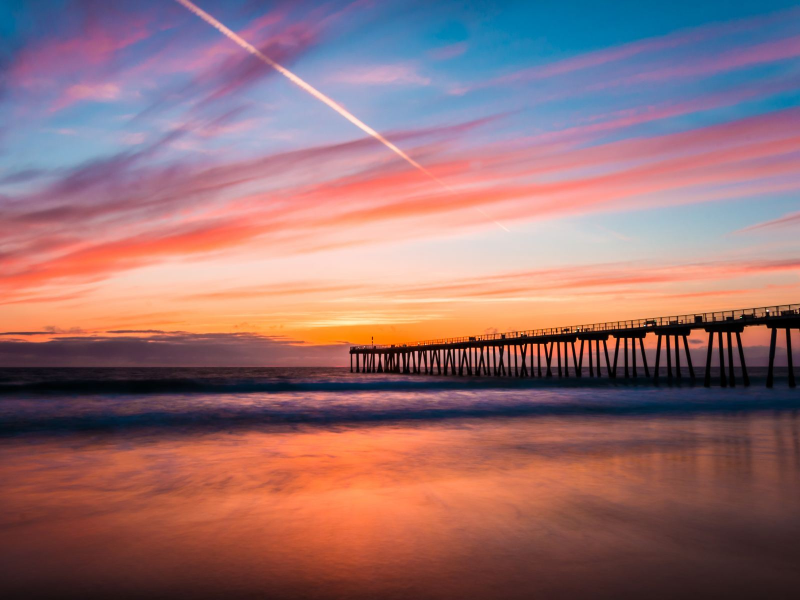
#> input picture data/training/sunset_1.jpg, 1600 x 1200 px, found by its file name (shown at 1/2 size)
$ jupyter execute clustering.ipynb
#> lines starting #> are read from the running program, lines starting #| are printed output that depends on the picture
# clustering

because ultimately we're trying to pick out color clusters, right?

[cell 1]
from PIL import Image
import numpy as np
import pandas as pd

[cell 2]
sunset = Image.open('./data/training/sunset_1.jpg')
#> sunset is the input picture: PIL image 1600x1200 RGB; mean R, G, B 148.9, 110.9, 114.2
sampled_image = np.array(sunset.resize((100, 75))).reshape((7500, 3))

[cell 3]
from sklearn.cluster import DBSCAN, OPTICS

[cell 4]
from matplotlib import pyplot as plt

[cell 5]
sampled_image.shape
#> Out = (7500, 3)

### DBSCAN and OPTICS

i do both together because they have the same interface

[cell 6]
with np.errstate(divide='ignore'):
    op = OPTICS(min_samples=20).fit(sampled_image)
    db = DBSCAN(min_samples=5, eps=.25).fit(sampled_image)

[cell 7]
op_labels = op.labels_
#> op_labels = 7500 values, max 39 at index 4141, min -1 at index 0, mean 3.14
db_labels = db.labels_
#> db_labels = 7500 values, max 5 at index 7099, min -1 at index 0, mean -0.985
n_op_clusters = len(np.unique(op_labels))
#> n_op_clusters = 41
n_db_clusters = len(np.unique(db_labels))
#> n_db_clusters = 7

[cell 8]
op_unique, op_counts = np.unique(op_labels, return_counts=True)
#> op_unique = 41 values from -1 to 39; op_counts = 41 values, max 6039 at index 0, min 22 at index 7, mean 182.9
db_unique, db_counts = np.unique(db_labels, return_counts=True)
#> db_unique = [-1, 0, 1, 2, 3, 4, 5]; db_counts = [7468, 5, 5, 6, 5, 5, 6]

[cell 9]
op_unique_counts = list(zip(op_counts, op_unique))
#> op_unique_counts = 41 pairs, first value 22 to 6039, second value -1 to 39
db_unique_counts = list(zip(db_counts, db_unique))
#> db_unique_counts = [(7468, -1), (5, 0), (5, 1), (6, 2), (5, 3), (5, 4), (6, 5)]

[cell 10]
print(f'OP: {op_unique_counts[:5]}')
#| OP: [(6039, -1), (31, 0), (42, 1), (33, 2), (23, 3)]
print(f'DB: {db_unique_counts[:5]}')
#| DB: [(7468, -1), (5, 0), (5, 1), (6, 2), (5, 3)]

ultimately DBSCAN just puts too many things in the -1 cluster for it to be usable

OPTICS puts a lot in there too but it at least seems like it can be tuned

[cell 11]
top_op_labels = [x[1] for x in sorted(op_unique_counts, reverse=True)[0:10]]
#> top_op_labels = [-1, 20, 30, 14, 34, 13, 35, 29, 9, 26]
top_db_labels = [x[1] for x in sorted(db_unique_counts, reverse=True)[0:10]]
#> top_db_labels = [-1, 5, 2, 4, 3, 1, 0]

[cell 12]
df = pd.DataFrame(sampled_image)
#> df = table of 7500 rows and 3 columns
df.columns = ['R', 'G', 'B']
df['OP'] = op_labels
df['DB'] = db_labels

[cell 13]
df[['R', 'G', 'B']].hist(bins=10)
plt.show()
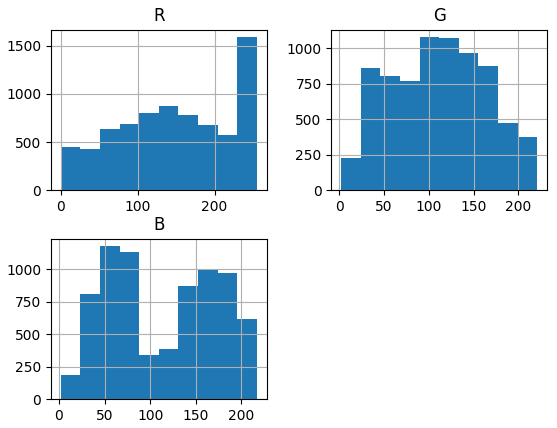
#> figure drawn by matplotlib, 3 panels; panel 1: tallest bar 1586 high, from x = 229.5 to 255; panel 2: tallest bar 1078 high, from x = 89.6 to 111.5; panel 3: tallest bar 1178 high, from x = 45 to 66.5

[cell 14]
op_df = df.groupby(['OP']).filter(lambda x: len(x) < 1000)
#> op_df = table of 1461 rows and 5 columns

[cell 15]
op_avg = pd.DataFrame([op_df[op_df.OP == x].describe().loc['mean'] for x in top_op_labels])
#> op_avg = table of 10 rows and 5 columns

[cell 16]
op_avg[['R', 'G', 'B']].hist(bins=10)
plt.show()
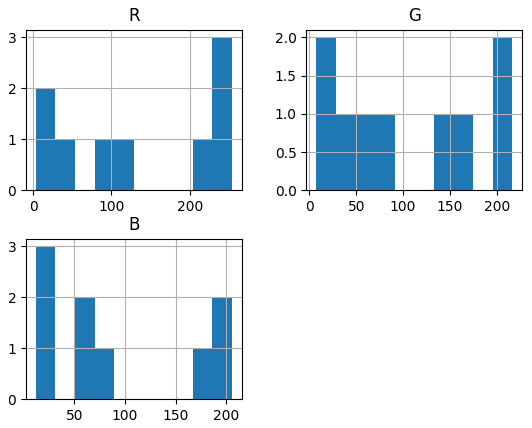
#> figure drawn by matplotlib, 3 panels; panel 1: tallest bar 3 high, from x = 228.9 to 253.9; panel 3: tallest bar 3 high, from x = 11.73 to 31.12

$ run again, with data/training/sunset_2.jpg copied over data/training/sunset_1.jpg
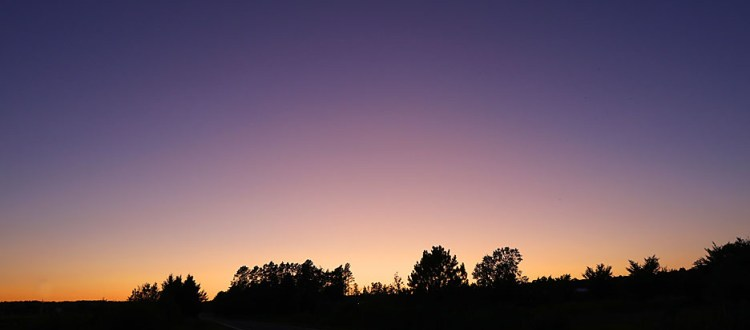
#> input picture data/training/sunset_2.jpg, 750 x 330 px, found by its file name
#> sunset is the input picture: PIL image 750x330 RGB; mean R, G, B 107.6, 87.6, 102.7
#> op_labels = 7500 values, max 44 at index 7073, min -1 at index 0, mean 5.01
#> db_labels = 7500 values, max 190 at index 7206, min -1 at index 0, mean 28.76
#> n_op_clusters = 46
#> n_db_clusters = 192
#> op_unique = 46 values from -1 to 44; op_counts = 46 values, max 5629 at index 0, min 20 at index 1, mean 163
#> db_unique = 192 values from -1 to 190; db_counts = 192 values, max 5397 at index 0, min 5 at index 1, mean 39.06
#> op_unique_counts = 46 pairs, first value 20 to 5629, second value -1 to 44
#> db_unique_counts = 192 pairs, first value 5 to 5397, second value -1 to 190
#| OP: [(5629, -1), (20, 0), (21, 1), (45, 2), (23, 3)]
#| DB: [(5397, -1), (5, 0), (8, 1), (12, 2), (18, 3)]
#> top_op_labels = [-1, 37, 7, 39, 10, 14, 40, 43, 42, 17]
#> top_db_labels = [-1, 157, 158, 164, 178, 175, 173, 161, 160, 188]
#> df = table of 7500 rows and 3 columns
#> `plt.show()`:
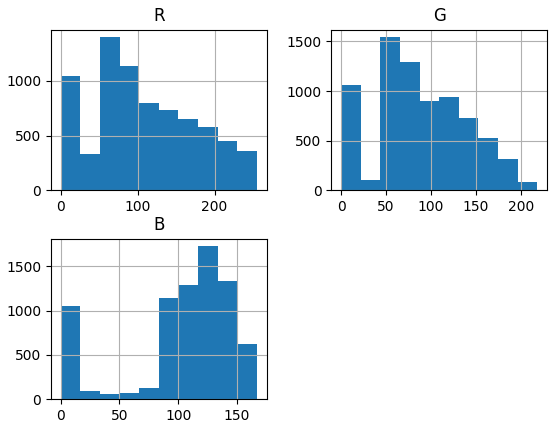
#> figure drawn by matplotlib, 3 panels; panel 1: tallest bar 1400 high, from x = 51 to 76.5; panel 2: tallest bar 1542 high, from x = 43.6 to 65.4; panel 3: tallest bar 1726 high, from x = 116.9 to 133.6
#> op_df = table of 1871 rows and 5 columns
#> op_avg = table of 10 rows and 5 columns
#> `plt.show()`:
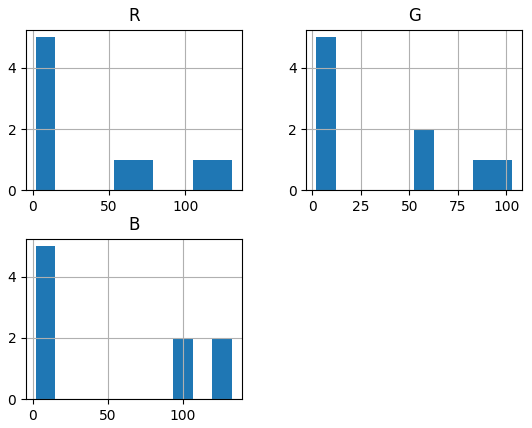
#> figure drawn by matplotlib, 3 panels; panel 1: tallest bar 5 high, from x = 2 to 14.85; panel 2: tallest bar 5 high, from x = 2 to 12.1; panel 3: tallest bar 5 high, from x = 2 to 15.09

$ run again, with data/training/sunset_4.jpg copied over data/training/sunset_1.jpg
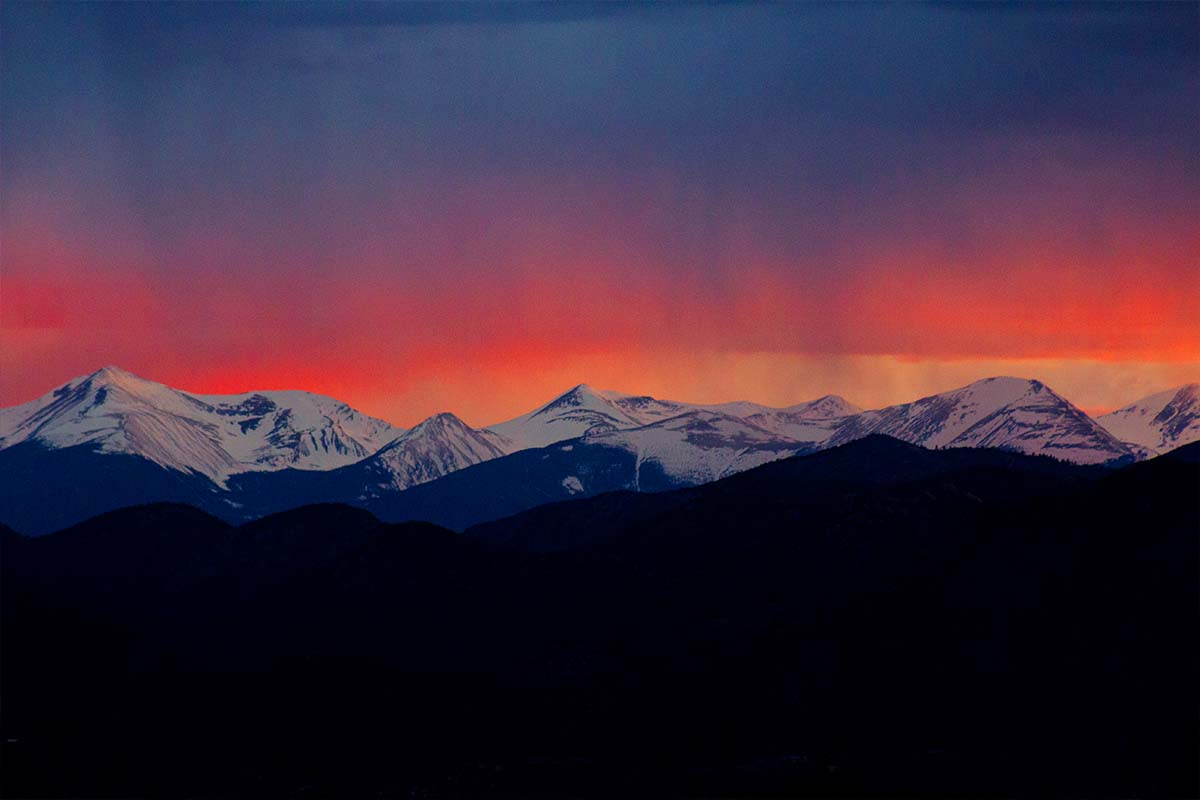
#> input picture data/training/sunset_4.jpg, 1200 x 800 px, found by its file name
#> sunset is the input picture: PIL image 1200x800 RGB; mean R, G, B 63.3, 43.3, 62
#> op_labels = 7500 values, max 47 at index 7366, min -1 at index 0, mean 13.15
#> db_labels = 7500 values, max 72 at index 7465, min -1 at index 0, mean 9.73
#> n_op_clusters = 49
#> n_db_clusters = 74
#> op_unique = 49 values from -1 to 47; op_counts = 49 values, max 4096 at index 0, min 20 at index 22, mean 153.1
#> db_unique = 74 values from -1 to 72; db_counts = 74 values, max 4744 at index 0, min 5 at index 2, mean 101.4
#> op_unique_counts = 49 pairs, first value 20 to 4096, second value -1 to 47
#> db_unique_counts = 74 pairs, first value 5 to 4744, second value -1 to 72
#| OP: [(4096, -1), (33, 0), (48, 1), (26, 2), (27, 3)]
#| DB: [(4744, -1), (10, 0), (5, 1), (5, 2), (8, 3)]
#> top_op_labels = [-1, 39, 36, 33, 28, 7, 40, 30, 31, 42]
#> top_db_labels = [-1, 19, 54, 13, 20, 27, 14, 49, 45, 50]
#> df = table of 7500 rows and 3 columns
#> `plt.show()`:
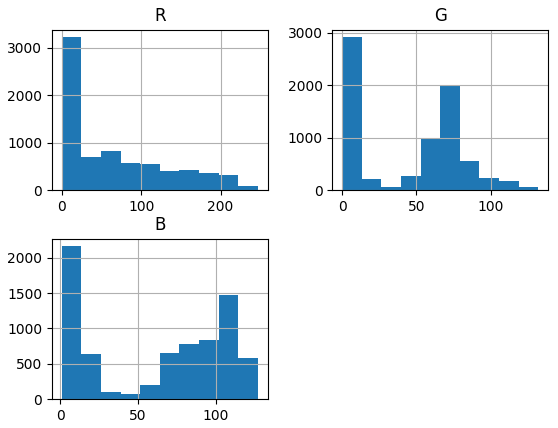
#> figure drawn by matplotlib, 3 panels; panel 1: tallest bar 3216 high, from x = 1.78e-15 to 24.7; panel 2: tallest bar 2917 high, from x = 8.88e-16 to 13.2; panel 3: tallest bar 2164 high, from x = 1 to 13.6
#> op_df = table of 2129 rows and 5 columns
#> op_avg = table of 10 rows and 5 columns
#> `plt.show()`:
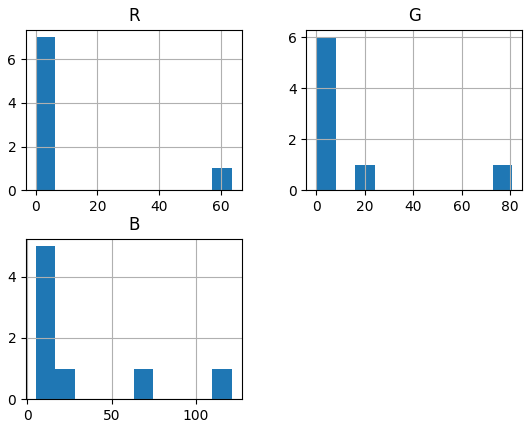
#> figure drawn by matplotlib, 3 panels; panel 1: tallest bar 7 high, from x = 0 to 6.37; panel 2: tallest bar 6 high, from x = 0 to 8.09; panel 3: tallest bar 5 high, from x = 5 to 16.62

$ run again, with data/training/bird_1.jpg copied over data/training/sunset_1.jpg
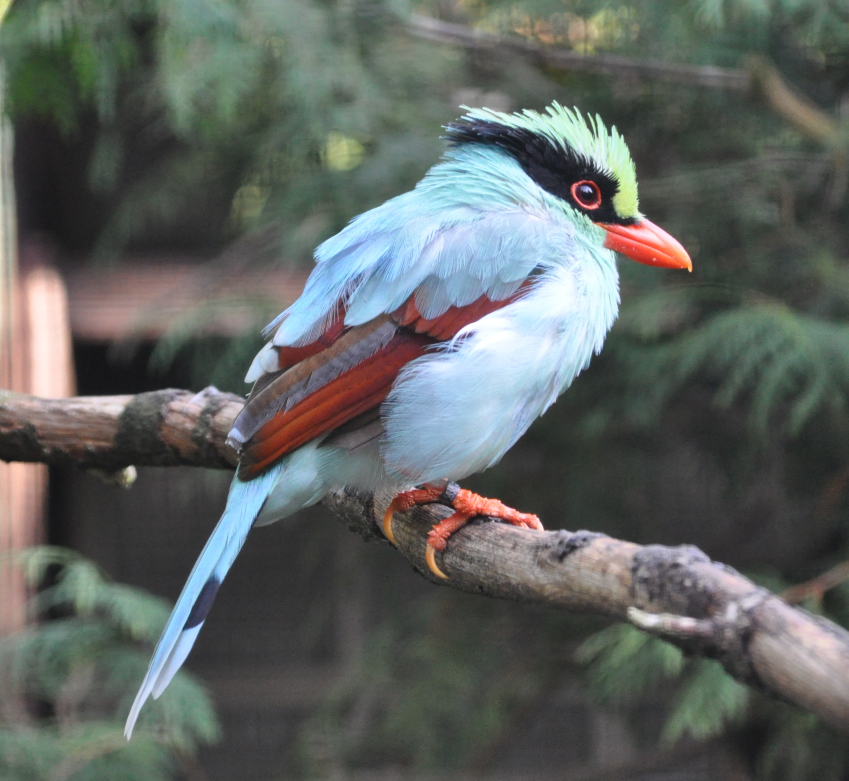
#> input picture data/training/bird_1.jpg, 2546 x 2343 px, found by its file name (shown at 1/3 size)
#> sunset is the input picture: PIL image 2546x2343 RGB; mean R, G, B 95.3, 100, 97.2
#> op_labels = 7500 values, max 22 at index 2276, min -1 at index 0, mean 1.79
#> db_labels = 7500 values, max 66 at index 7230, min -1 at index 0, mean 1.02
#> n_op_clusters = 24
#> n_db_clusters = 68
#> op_unique = 24 values from -1 to 22; op_counts = 24 values, max 5882 at index 0, min 23 at index 6, mean 312.5
#> db_unique = 68 values from -1 to 66; db_counts = 68 values, max 7059 at index 0, min 5 at index 2, mean 110.3
#> op_unique_counts = [(5882, -1), (28, 0), (26, 1), (26, 2), (48, 3), (32, 4), (23, 5), (39, 6), (57, 7), (40, 8), (25, 9), (33, 10), (141, 11), (190, 12), (589, 13), (34, 14), (37, 15), (36, 16), (26, 17), (48, 18), (24, 19), (29, 20), (54, 21), (33, 22)]
#> db_unique_counts = 68 pairs, first value 5 to 7059, second value -1 to 66
#| OP: [(5882, -1), (28, 0), (26, 1), (26, 2), (48, 3)]
#| DB: [(7059, -1), (8, 0), (5, 1), (7, 2), (5, 3)]
#> top_op_labels = [-1, 13, 12, 11, 7, 21, 18, 3, 8, 6]
#> top_db_labels = [-1, 50, 23, 22, 42, 55, 44, 32, 14, 6]
#> df = table of 7500 rows and 3 columns
#> `plt.show()`:
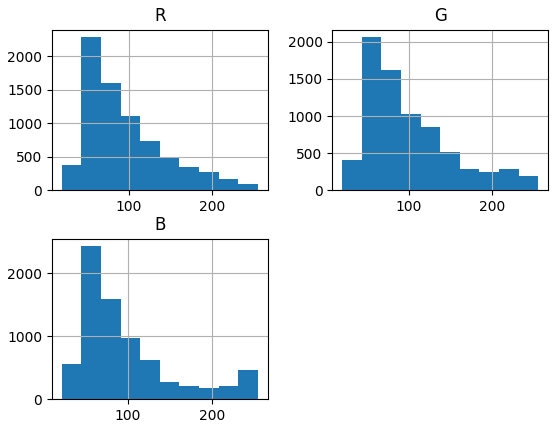
#> figure drawn by matplotlib, 3 panels; panel 1: tallest bar 2286 high, from x = 42.6 to 66.2; panel 2: tallest bar 2061 high, from x = 43.5 to 67; panel 3: tallest bar 2429 high, from x = 44.4 to 67.8
#> op_df = table of 1618 rows and 5 columns
#> op_avg = table of 10 rows and 5 columns
#> `plt.show()`:
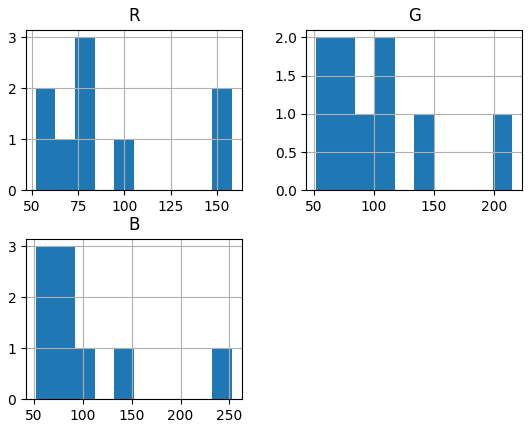
#> figure drawn by matplotlib, 3 panels; panel 1: tallest bar 3 high, from x = 73.27 to 83.87
